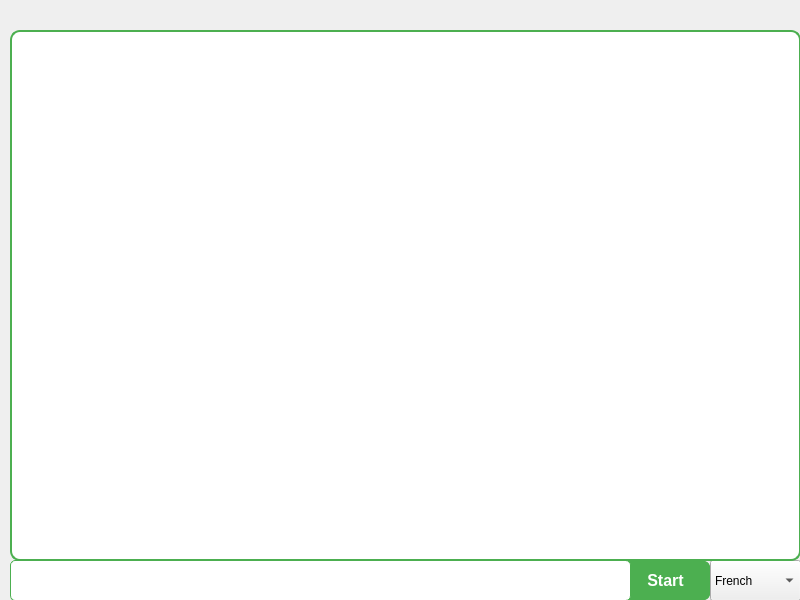
<?xml version="1.0" encoding="UTF-8"?>
<ui version="4.0">
 <class>MainWindow</class>
 <widget class="QMainWindow" name="MainWindow">
  <property name="geometry">
   <rect>
    <x>0</x>
    <y>0</y>
    <width>800</width>
    <height>600</height>
   </rect>
  </property>
  <property name="windowTitle">
   <string>MainWindow</string>
  </property>
  <widget class="QWidget" name="centralwidget">
   <widget class="QPushButton" name="send_data">
    <property name="geometry">
     <rect>
      <x>620</x>
      <y>560</y>
      <width>91</width>
      <height>41</height>
     </rect>
    </property>
    <property name="styleSheet">
     <string notr="true">QPushButton {
    background-color: #4CAF50; /* Зеленый фон */
    color: white;              /* Белый текст */
    border: 2px solid #4CAF50; /* Зеленая рамка */
    border-radius: 10px;       /* Закругленные углы */
    padding: 10px 20px;        /* Внутренние отступы */
    font-size: 16px;           /* Размер шрифта */
    font-weight: bold;         /* Жирный шрифт */
}

QPushButton:hover {
    background-color: #45a049; /* Более светлый зеленый при наведении */
}

QPushButton:pressed {
    background-color: #388E3C; /* Темный зеленый при нажатии */
}
</string>
    </property>
    <property name="text">
     <string>Start</string>
    </property>
   </widget>
   <widget class="QComboBox" name="select_lang">
    <property name="geometry">
     <rect>
      <x>710</x>
      <y>560</y>
      <width>91</width>
      <height>41</height>
     </rect>
    </property>
    <property name="styleSheet">
     <string notr="true"/>
    </property>
    <item>
     <property name="text">
      <string>French</string>
     </property>
    </item>
    <item>
     <property name="text">
      <string>Portuguese</string>
     </property>
    </item>
    <item>
     <property name="text">
      <string>German</string>
     </property>
    </item>
    <item>
     <property name="text">
      <string>Romanian</string>
     </property>
    </item>
    <item>
     <property name="text">
      <string>Greek</string>
     </property>
    </item>
    <item>
     <property name="text">
      <string>Russian</string>
     </property>
    </item>
    <item>
     <property name="text">
      <string>Hungarian</string>
     </property>
    </item>
    <item>
     <property name="text">
      <string>Simplified Chinese
</string>
     </property>
    </item>
    <item>
     <property name="text">
      <string>Indonesian</string>
     </property>
    </item>
    <item>
     <property name="text">
      <string>Spanish</string>
     </property>
    </item>
    <item>
     <property name="text">
      <string>Italian</string>
     </property>
    </item>
    <item>
     <property name="text">
      <string>Swedish</string>
     </property>
    </item>
    <item>
     <property name="text">
      <string>Japanese</string>
     </property>
    </item>
    <item>
     <property name="text">
      <string>Traditional Chinese
</string>
     </property>
    </item>
    <item>
     <property name="text">
      <string>Korean</string>
     </property>
    </item>
    <item>
     <property name="text">
      <string>Thai</string>
     </property>
    </item>
    <item>
     <property name="text">
      <string>Latin American Spanish
</string>
     </property>
    </item>
    <item>
     <property name="text">
      <string>Turkish</string>
     </property>
    </item>
    <item>
     <property name="text">
      <string>Norwegian</string>
     </property>
    </item>
    <item>
     <property name="text">
      <string>Ukrainian</string>
     </property>
    </item>
    <item>
     <property name="text">
      <string>Polish</string>
     </property>
    </item>
    <item>
     <property name="text">
      <string>Vietnamese</string>
     </property>
    </item>
   </widget>
   <widget class="QLineEdit" name="enter_data">
    <property name="geometry">
     <rect>
      <x>10</x>
      <y>560</y>
      <width>621</width>
      <height>41</height>
     </rect>
    </property>
    <property name="styleSheet">
     <string notr="true">QLineEdit {
    border: 1px solid #4CAF50; /* Зеленая рамка */
    border-radius: 5px;        /* Закругленные углы */
    padding: 5px 10px;         /* Внутренние отступы */
    background-color: #ffffff; /* Белый фон */
    color: #333333;            /* Темный текст */
    font-size: 14px;           /* Размер шрифта */
}

QLineEdit:focus {
    border: 1px solid #45a049; /* Более светлый зеленый при фокусе */
    background-color: #f0f0f0; /* Светлый фон при фокусе */
}
</string>
    </property>
   </widget>
   <widget class="QTextEdit" name="user_data">
    <property name="geometry">
     <rect>
      <x>10</x>
      <y>30</y>
      <width>791</width>
      <height>531</height>
     </rect>
    </property>
    <property name="styleSheet">
     <string notr="true">QTextEdit {
    border: 2px solid #4CAF50; /* Зеленая рамка */
    border-radius: 10px;       /* Закругленные углы */
    padding: 10px;             /* Внутренние отступы */
    background-color: #ffffff; /* Белый фон */
    color: #333333;            /* Темный текст */
    font-size: 16px;           /* Размер шрифта */
    font-family: Arial;        /* Шрифт */
}

QTextEdit:focus {
    border: 2px solid #45a049; /* Более светлый зеленый при фокусе */
    background-color: #f9f9f9; /* Светлый фон при фокусе */
}
</string>
    </property>
    <property name="readOnly">
     <bool>true</bool>
    </property>
   </widget>
  </widget>
 </widget>
 <resources/>
 <connections/>
</ui>
